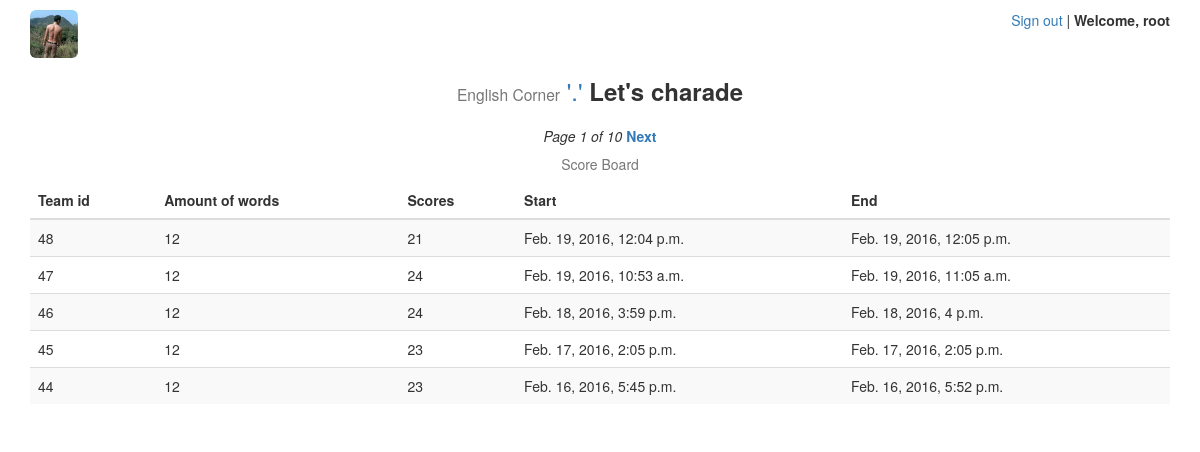
Page /charade/board/ (signed in) on the earlier database version.
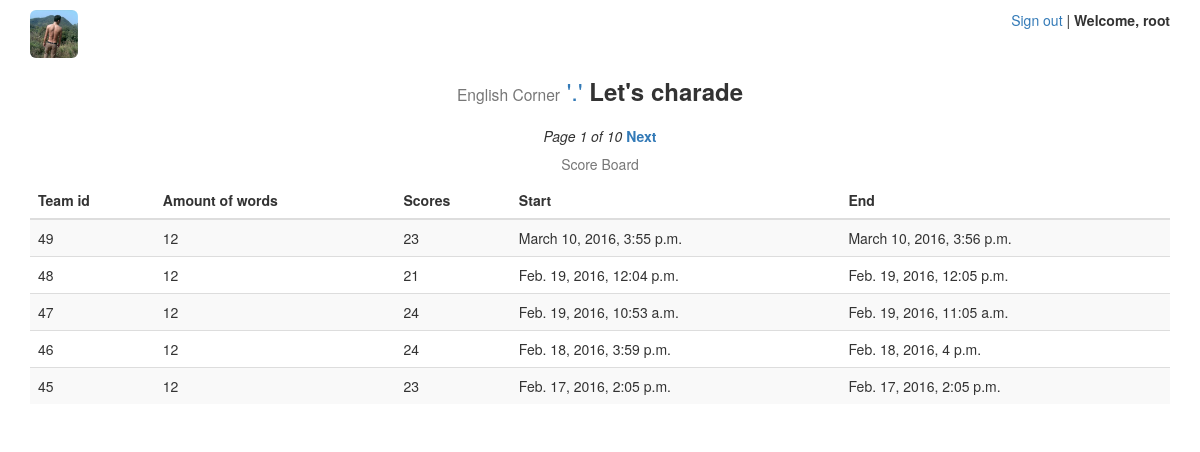
Same page on the later database version.
### charade/models.py (models this page shows, shortened)
@python_2_unicode_compatible
class GameScoreBoard(models.Model):
    amount = models.IntegerField('单词总数', default=0)
    scores = models.IntegerField('总得分', default=0)
    dt_start = models.DateTimeField('开始时间', auto_now_add=True)
    dt_end = models.DateTimeField('结束时间', auto_now=True)

### charade/views.py (the view)
@login_required
def game_board(request):
    game_score_board = GameScoreBoard.objects.order_by('-dt_start')
    paginator = Paginator(game_score_board, 5)
    page = request.GET.get('page')
    try:
        board = paginator.page(page)
    except PageNotAnInteger:
        board = paginator.page(1)
    except EmptyPage:
        board = paginator.page(paginator.num_pages)
    context = {'board': board}
    return render(request, 'charade/board.html', context)

### charade/templates/charade/board.html (shortened to what this page needs)
{% extends 'charade/base.html' %}
{% load i18n %}
{% block content %}
{% if board %}
<div class="row text-center">
    <em>Page {{ board.number }} of {{ board.paginator.num_pages }}</em>
    {% if board.has_next %}
    <strong>
        <a href="?page={{ board.next_page_number }}">{% trans 'Next' %}</a>
    </strong>
    {% endif %}
</div>
<div class="table-responsive">
    <table class="table table-striped">
        <caption class="text-center">{% trans 'Score Board' %}</caption>
        <thead>
            <tr>
                <th>{% trans 'Team id' %}</th>
                <th>{% trans 'Amount of words' %}</th>
                <th>{% trans 'Scores' %}</th>
                <th>{% trans 'Start' %}</th>
                <th>{% trans 'End' %}</th>
            </tr>
        </thead>
        <tbody>
        {% for b in board %}
            <tr>
                <td>{{ b.id }}</a></td>
                <td>{{ b.amount }}</a></td>
                <td>{{ b.scores }}</a></td>
                <td>{{ b.dt_start }}</a></td>
                <td>{{ b.dt_end }}</a></td>
            </tr>
        {% endfor %}
        </tbody>
    </table>
</div>
{% else %}
<div class="row">
    <h1><p class="text-danger text-center">{% trans 'Not available' %}.</p></h1>
</div>
{% endif %}
{% endblock %}

Differences in the rows shown:
no longer on this page (row unchanged): GameScoreBoard: id "44", amount "12", scores "23", dt_start "Feb. 16, 2016, 5:45 p.m.", dt_end "Feb. 16, 2016, 5:52 p.m."
added GameScoreBoard: id "49", amount "12", scores "23", dt_start "March 10, 2016, 3:55 p.m.", dt_end "March 10, 2016, 3:56 p.m."
